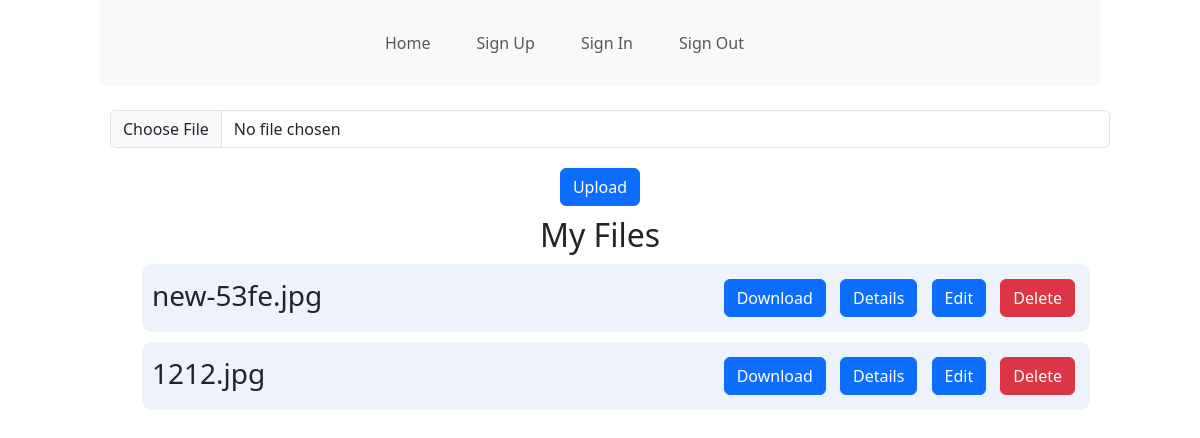
The page /files (signed in) on the database as committed earlier.
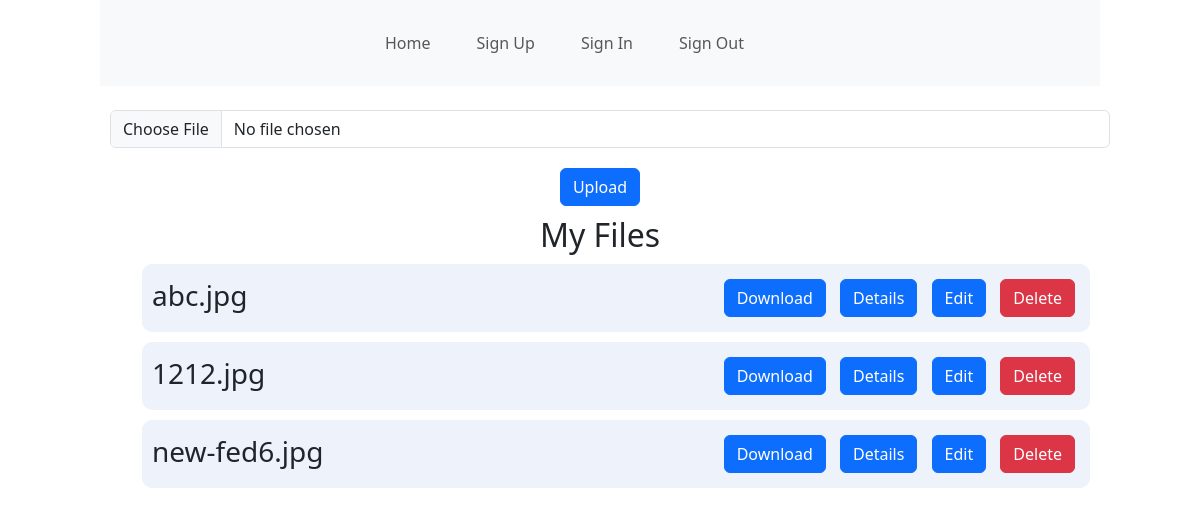
The same page on the database as committed later.
### tables this page shows
CREATE TABLE files (
                    id INTEGER PRIMARY KEY,
                    filename TEXT UNIQUE,
                    filepath TEXT,
                    filesize REAL,
                    timestamp TIMESTAMP,
                    user_email TEXT,
                    FOREIGN KEY (user_email) REFERENCES users (email)
                );

### app.py (the view, shortened to what this page needs)
@app.route('/files', methods=['GET', 'POST'])
def upload_and_list_files():
    check_upload_folder()
    signed_user_email = session.get("user_email")
    if signed_user_email:
        try:
            with sqlite3.connect(app.config['DATABASE']) as conn:
                cursor = conn.execute('SELECT id, filename FROM files WHERE user_email = ?', (session['user_email'],))
                files = cursor.fetchall()
                return render_template('upload.html', files=files)
        except:
            print("Error while getting files from DB!")
    else:
        flash('Please sign in')
        return render_template('signin.html')

### app.py (called while the page is built)
def check_upload_folder():
    if not os.path.exists(app.config['UPLOAD_FOLDER']):
        os.makedirs(app.config['UPLOAD_FOLDER'])

### templates/upload.html (shortened to what this page needs)
{% include 'navbar.html' %}
    <form method="POST" enctype="multipart/form-data" action="{{ url_for('upload_and_list_files') }}">
        <input class="form-control" type="file" name="file">
        <input class="btn btn-primary" type="submit" value="Upload">
    </form>
    <h2>My Files</h2>
    <ul>
        {% for file in files %}
            <li class="file-item">
                <div>
                    <span class="fs-3">{{ file[1] }}</span>
                </div>
                <div>
                    <a href="{{ url_for('download_file', filename=file[1]) }}" download class="btn btn-primary">Download</a>
                    <a onclick="fetchDetails('{{ file[1] }}')" class="btn btn-primary">Details</a>
                    <a onclick="toggleRenameInput('{{ file[1] }}')" class="btn btn-primary">Edit</a>
                    <a onclick="deleteFile('{{ file[1] }}')" class="btn btn-danger">Delete</a>
                </div>
            </li>
        {% endfor %}
    </ul>

### templates/navbar.html (shortened to what this page needs)
<!DOCTYPE html>
<html lang="en">
<head>
    <link href="https://cdn.jsdelivr.net/npm/bootstrap@5.3.2/dist/css/bootstrap.min.css" rel="stylesheet">
    <link rel="stylesheet" type="text/css" href="{{ url_for('static', filename='css/styles.css') }}">
</head>
<body>
    <nav class="navbar navbar-expand-lg bg-body-tertiary">
        <div class="container-fluid nb">
          <div class="collapse navbar-collapse" id="navbarNav">
            <ul class="navbar-nav">
              <li class="nav-item">
                <a class="nav-link" href="/files">Home</a>
              </li>
              <li class="nav-item">
                <a class="nav-link" href="/signup">Sign Up</a>
              </li>
              <li class="nav-item">
                <a class="nav-link" href="/signin">Sign In</a>
              </li>
              <li class="nav-item">
                <a class="nav-link" href="/signout">Sign Out</a>
              </li>
            </ul>
          </div>
        </div>
      </nav>
</body>
</html>

### static/css/styles.css (style rules this page uses)
body { margin-left: auto; margin-right: auto; width: 1000px; text-align: center; }
li { text-decoration: none; list-style: none; margin: 10px; }
input { margin: 10px; }
.file-item { background-color: #edf2fb; padding: 10px; border-radius: 10px; display: flex; justify-content: space-between; }
a { margin:5px }
.nb { text-align: center; align-items: center; width: 500px; }

Rows that differ between the two databases and show on the page:
changed files: filename "new-53fe.jpg" → "abc.jpg"
added files: filename "new-fed6.jpg"
